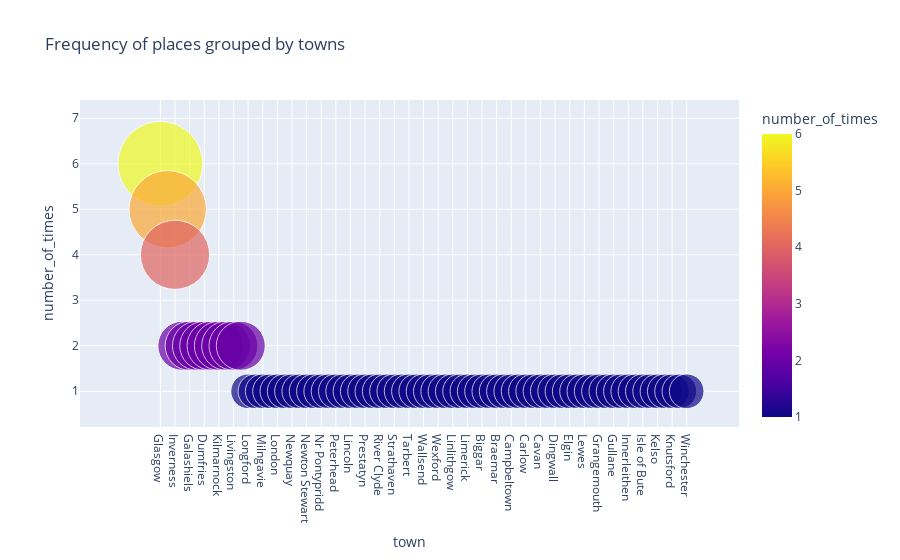

Notebook code for this chart:
### Code cell
px.scatter(town, x='town', y='number_of_times', color='number_of_times',  size="number_of_times", size_max=60, title="Frequency of places grouped by towns")

### Figure 1 — Plotly figure (JSON) as saved in the notebook; plotly's stock layout.template omitted (floating-point values rounded to 4 significant figures)
{"data": [{"hovertemplate": "town=%{x}<br>number_of_times=%{marker.color}<extra></extra>", "legendgroup": "", "marker": {"color": [6, 5, 4, 2, 2, 2, 2, 2, 2, 2, 2, 2, 1, 1, 1, 1, 1, 1, 1, 1, 1, 1, 1, 1, 1, 1, 1, 1, 1, 1, 1, 1, 1, 1, 1, 1, 1, 1, 1, 1, 1, 1, 1, 1, 1, 1, 1, 1, 1, 1, 1, 1, 1, 1, 1, 1, 1, 1, 1, 1, 1, 1, 1, 1, 1, 1, 1, 1, 1, 1, 1, 1, 1], "coloraxis": "coloraxis", "size": [6, 5, 4, 2, 2, 2, 2, 2, 2, 2, 2, 2, 1, 1, 1, 1, 1, 1, 1, 1, 1, 1, 1, 1, 1, 1, 1, 1, 1, 1, 1, 1, 1, 1, 1, 1, 1, 1, 1, 1, 1, 1, 1, 1, 1, 1, 1, 1, 1, 1, 1, 1, 1, 1, 1, 1, 1, 1, 1, 1, 1, 1, 1, 1, 1, 1, 1, 1, 1, 1, 1, 1, 1], "sizemode": "area", "sizeref": 0.001667, "symbol": "circle"}, "mode": "markers", "name": "", "orientation": "v", "showlegend": false, "type": "scatter", "x": ["Glasgow", "Edinburgh", "Inverness", "Paisley", "Galashiels", "Dundee", "Dumfries", "Inverurie", "Kilmarnock", "Blairgowrie", "Livingston", "Belfast", "Longford", "Mahon", "Milngavie", "Moray", "London", "Motherwell", "Newquay", "Lockerbie", "Newton Stewart", "North Ronaldsay", "Nr Pontypridd", "Ayr", "Peterhead", "Perth", "Lincoln", "Portlaoise", "Prestatyn", "Renfrew", "River Clyde", "St Helens", "Strathaven", "Tain", "Tarbert", "Tralee", "Wallsend", "Waterford City", "Wexford", "Whitby", "Linlithgow", "Kemnay", "Limerick", "Fochabers", "Biggar", "Bo'ness", "Braemar", "By Oban", "Campbeltown", "Cardiff", "Carlow", "Carluke", "Cavan", "Coatbridge", "Dingwall", "Dublin", "Elgin", "Forfar", "Lewes", "Glencoe", "Grangemouth", "Greenock", "Gullane", "Helensburgh", "Innerleithen", "Irvine", "Isle of Bute", "Isle of Iona", "Kelso", "Banchory", "Knutsford", "Leven", "Winchester"], "xaxis": "x", "y": [6, 5, 4, 2, 2, 2, 2, 2, 2, 2, 2, 2, 1, 1, 1, 1, 1, 1, 1, 1, 1, 1, 1, 1, 1, 1, 1, 1, 1, 1, 1, 1, 1, 1, 1, 1, 1, 1, 1, 1, 1, 1, 1, 1, 1, 1, 1, 1, 1, 1, 1, 1, 1, 1, 1, 1, 1, 1, 1, 1, 1, 1, 1, 1, 1, 1, 1, 1, 1, 1, 1, 1, 1], "yaxis": "y"}], "layout": {"coloraxis": {"colorbar": {"title": {"text": "number_of_times"}}, "colorscale": [[0, "#0d0887"], [0.1111, "#46039f"], [0.2222, "#7201a8"], [0.3333, "#9c179e"], [0.4444, "#bd3786"], [0.5556, "#d8576b"], [0.6667, "#ed7953"], [0.7778, "#fb9f3a"], [0.8889, "#fdca26"], [1, "#f0f921"]]}, "legend": {"itemsizing": "constant", "tracegroupgap": 0}, "title": {"text": "Frequency of places grouped by towns"}, "xaxis": {"anchor": "y", "domain": [0, 1], "title": {"text": "town"}}, "yaxis": {"anchor": "x", "domain": [0, 1], "title": {"text": "number_of_times"}}}}
